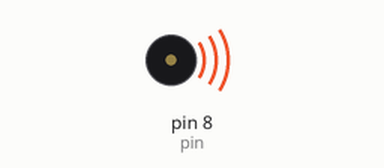
This sketch was run on a simulated Arduino Uno, built with avr-gcc and run on an emulated ATmega328P. On the bench: buzzer (waves = sounding).

Above: at 0.5 s.
Timing chart, 0 to 9.4 s (numbered marks = the images above):
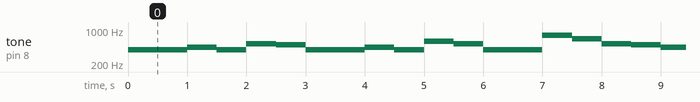

Measured:
- by itself, tone on pin 8 (pin): plays 392 Hz for 1.0 s, 440 Hz for 0.50 s, 392 Hz for 0.50 s, 523 Hz for 0.50 s, 494 Hz for 0.50 s, 392 Hz for 1.0 s … (189 notes in this stretch)

The sketch:

buzzer4.ino
```cpp
#define DO 262
#define RE 294
#define MI 330
#define FA 348
#define SOL 392
#define LA 440
#define SI 494
#define DO_H 523
#define RE_H 587
#define MI_H 659
#define FA_H 698
#define SOL_H 784
#define LA_H 880
#define SI_H 988

int pin = 8;

int arr[25] = {SOL, SOL, LA, SOL, DO_H, SI, SOL, SOL, LA, SOL, RE_H, DO_H, SOL, SOL, SOL_H, MI_H, DO_H, SI, LA, FA_H, FA_H, MI_H, DO_H, RE_H, DO_H};

void setup() {
  pinMode(pin, OUTPUT);
}

void loop() {
  for (int i = 0; i < 25; i++) {
    tone(pin, arr[i], 500);
    delay(500);
  }
  delay(2000);
}
```
